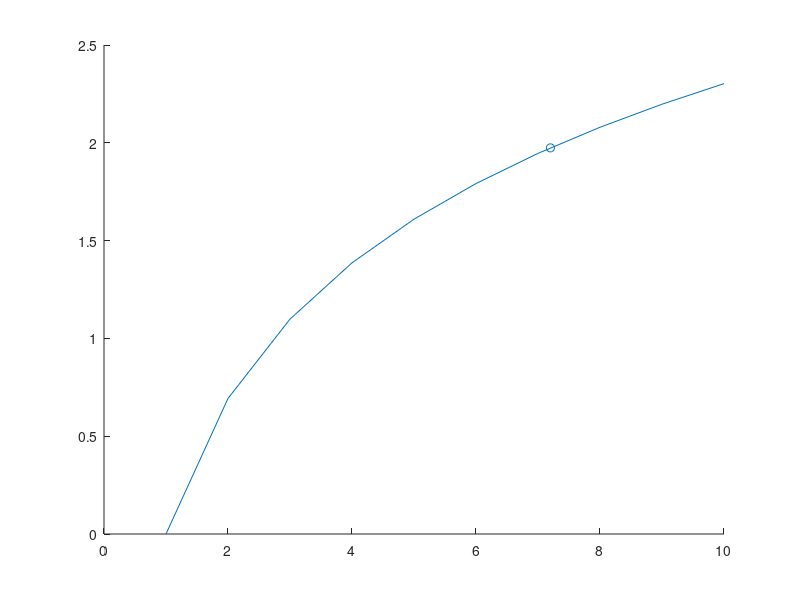

MATLAB code to generate this figure: (Note: this script raises an error after producing the figure.)
clc

% Ejemplo de uso
x = 1:10;
f = log(x);
x_estimado = 7.2;


figure
y = @(x) log(x)
scatter(x_estimado,y(x_estimado),'o')
hold on
plot(x,f)


lagrangeInterpolation(x,f,x_estimado)


function valorIntermedio = lagrangeInterpolation(x, y, x_eval)
  % Convertir a valores de coma flotante
  x = double(x);
  y = double(y);
  x_eval = double(x_eval);

  n = length(x); % Número de puntos

  % Detectar si x_eval está fuera del rango
  if x_eval < x(1) || x_eval > x(n)
    disp('Error: El valor a estimar está fuera del rango de datos.');
    return;
  end

  % Interpolación cúbica para todos los puntos
  L = ones(1, n); % Vector de polinomios base de Lagrange
  for j = 1:n
        for k = 1:n
          if k ~= j
            L(j) = L(j) * (x_eval - x(k)) / (x(j) - x(k));
          end
        end
  end

  valorIntermedio = 0;
  for i = 1:n
    valorIntermedio = valorIntermedio + y(i) * L(i);
  end
end

